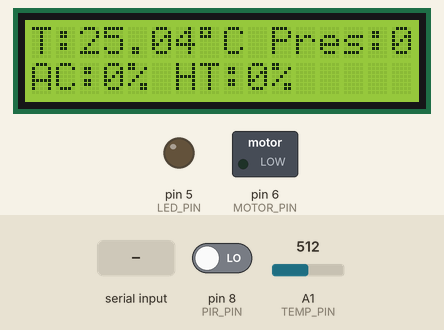
Simulated run of this sketch. Board: Arduino Uno, built with avr-gcc and run on an emulated ATmega328P. On the bench: 16×2 character LCD, switched loads named in the sketch (green lamp = pin HIGH), output pins drawn as LEDs (lit = HIGH). The inputs (shaded band) are chosen by the test bench; at power-on: A1 (TEMP_PIN) = 512, pin 8 (PIR_PIN) LOW. What the sketch prints to the serial monitor is not drawn.

Above: at 1.3 s.
1.4 s: A1 (TEMP_PIN) set to 565
11.6 s: A1 (TEMP_PIN) set to 584
At 20.5 s:
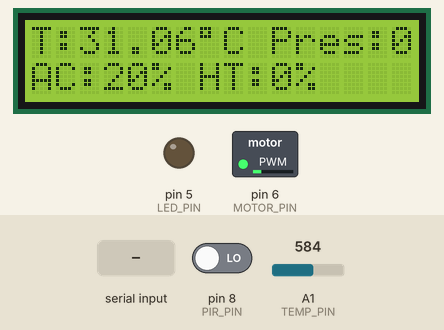
21.7 s: pin 8 (PIR_PIN) driven HIGH
At 31.4 s:
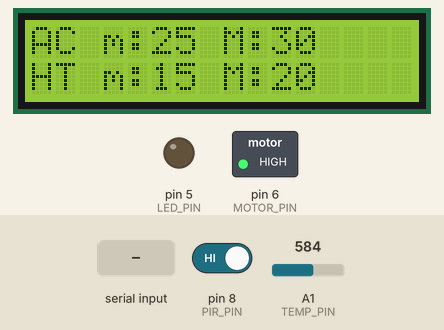
31.7 s: A1 (TEMP_PIN) set to 306
At 41.4 s:
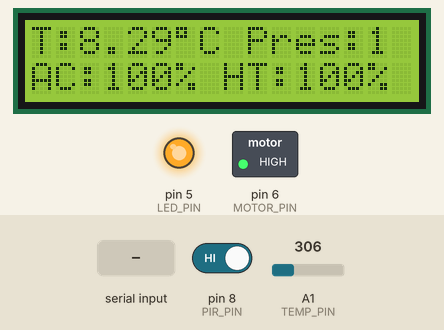
41.7 s: "H" received over Serial
51.8 s: "m90\n" received over Serial
At 62.5 s:
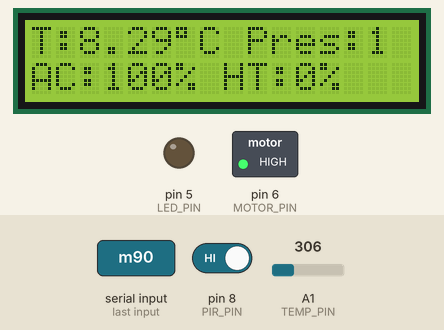
Timing chart, 0 to 64.0 s (numbered marks = the images above; inputs shaded):
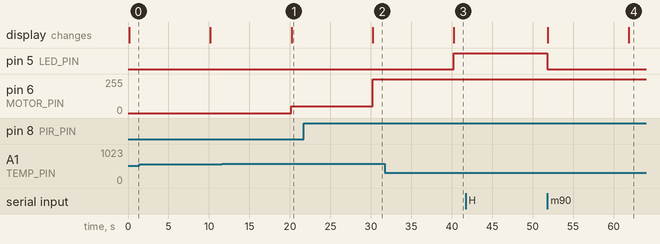

The sketch:

Lab2.ino
```cpp
//#include <TimerOne.h>
#include <LiquidCrystal_PCF8574.h>

//ASSEGNAZIONE DEI PIN AI SENSORI
const int MOTOR_PIN = 6;
const int LED_PIN = 5;
const int PIR_PIN = 8;
const int SOUND_PIN = 7;
const int TEMP_PIN = A1;
const int INT_LED_PIN = 13;

//VARIABILI GLOBALI
int f, h; //recuperano valori ottenuti dalle funzioni heat e fresh
LiquidCrystal_PCF8574 lcd(0x27);
bool someone = false; //variabile per dire se c'è qualcuno
int ts5=0; //timer per gestione schermo lcd
int ts6=0; //timer per gestione schermo lcd
bool personal = false; //sono stati scelti valori personalizzati?

//costanti set-point temperatura se è presente qualcuno
const int min_temp_th_def_somebody = 15;
const int max_temp_th_def_somebody = 20;
const int min_temp_ac_def_somebody = 25;
const int max_temp_ac_def_somebody = 30;

//costanti set-point temperatura se non è presente nessuno
const int min_temp_th_def_nobody = 10;
const int max_temp_th_def_nobody = 15;
const int min_temp_ac_def_nobody = 30;
const int max_temp_ac_def_nobody = 35;

//inizialmente setpoint assegnati a variabili con set-point non c'è nessuno
int min_temp_th = min_temp_th_def_nobody;
int max_temp_th = max_temp_th_def_nobody;
int min_temp_ac = min_temp_ac_def_nobody;
int max_temp_ac = max_temp_ac_def_nobody;

const long int B = 4275;    // datasheet sensore di temperatura
const long int R0 = 100000; // datasheet sensore di temperatura
int ts1 = millis(); // ultimo evento rilevato
int ts2 = millis(); // eventi multipli
int event_counter = 0; //conta eventi di suoni rilevati
long int timeout_pir = 1800*1e3; //30 minuti in ms (1800)
long int change_lcd = 5*1e3; //tempo per alternanza stampa lcd
long int n_sound_events = 50; //eventi di suono rilevati affinchè ci sia qualcuno
long int sound_interval = 600*1e3; //10 minuti (600)
long int timeout_sound = 3600*1e3; //60 minuti (3600)

void serialFlush() {
  while(Serial.available()) {
    Serial.read();
    delay(1);
  }
}

//FUNZIONE PER GESTIONE DI CONDIZIONAMENTO DELL'ARIA
//----------------------------------------------------------
int fresh(float temp) {
  float vel = map(temp, min_temp_ac, max_temp_ac, 0, 255);//rimappa il valore temp tra min_temp_ac e max... tra 0 e 255
  vel = constrain(vel, 0, 255);
//  Serial.print("Vel Fresh:"); Serial.print(vel); //debug
  analogWrite(MOTOR_PIN, int(vel));
  return vel;
}

//FUNZIONE PER GESTIONE DI CONDIZIONAMENTO DEL RISCALDAMENTO
//----------------------------------------------------------
int heat(float temp) {
  float th = map(temp, min_temp_th, max_temp_th, 255, 0);
  th = constrain(th, 0, 255);
//  Serial.print("th Fresh:"); Serial.print(th); //debug

  analogWrite(LED_PIN, int(th));
  return th;
}

float convert(float value) {
  float R = 1023.0/value-1.0;
  R = R0*R;
  float temperature = 1.0/(log(R/R0)/B+1/298.15)-273.15; //datasheet
  return temperature;
}

//FUNZIONE PER RILEVAMENTO DEL SUONO
//----------------------------------------------------------
void sound_detected() {
  if(event_counter == 0)
    ts1 = millis(); //50 eventi in 10 minuti
  event_counter++;
  ts2 = millis();
  // Serial.print("Event "); Serial.println(event_counter);
  if( (ts2 - ts1) <= sound_interval && event_counter >= 50)  {
    Serial.println("Sound Dedected");
    isSomeone(); //se ci sono c'è qualcuno
    event_counter = 0;

  }
  else if ((ts2 - ts1) > sound_interval)
    event_counter = 0; //se il timer supera i 10 minuti il counter torna a 0

}

//FUNZIONE PER RILEVAMENTO PRESENZA TRAMITE PIR
//----------------------------------------------------------
void movement_detected() {
  Serial.println("Movement Dedected");
  //Timer1.initialize(timeout_pir); //timer per il pir, chiama l'interrupt con isntSomeone
  //Timer1.attachInterrupt(isntSomeone);
  ts1 = millis();
  isSomeone();
}

//FUNZIONE AVVIATA SE PRESENTE QUALCUNO
//----------------------------------------------------------
void isSomeone() {
  //se c'è qualcuno e non sono stati scelti valori personalizzati, usiamo questi setpoint di temperatura
  someone = true;
  Serial.println("C'è qualcuno");

  //SE SI SONO SCELTI VALORI PERSONALIZZATI SI UTILIZZANO QUELLI
  //----------------------------------------------------------
  if(!personal) {
    min_temp_th = min_temp_th_def_somebody;
    max_temp_th = max_temp_th_def_somebody;
    min_temp_ac = min_temp_ac_def_somebody;
    max_temp_ac = max_temp_ac_def_somebody;
  }

}


//FUNZIONE AVVIATA SE NON E' PRESENTE NESSUNO
//----------------------------------------------------------
void isntSomeone() {
  //Se non c'è nessuno e non sono presenti valori personalizzati, usiamo questi setpoint di temperatura
  someone = false;
  Serial.println("Non c'è nessuno");

  if(!personal) {
    min_temp_th = min_temp_th_def_nobody;
    max_temp_th = max_temp_th_def_nobody;
    min_temp_ac = min_temp_ac_def_nobody;
    max_temp_ac = max_temp_ac_def_nobody;
  }

}


//FUNZIONE PER STAMPA SU LCD (INFO DI TEMPERATURA E AZIONAMENTO ATTUATORI)
//----------------------------------------------------------
void stampaLCD(float temp, int v, int ht)
{
  v=map(v,0,255,0,100);
  ht=map(ht,0,255,0,100);
  lcd.clear();
  lcd.setCursor(0, 0);
  lcd.print("T:"); lcd.print(temp); lcd.print((char)0xDF); lcd.print("C"); lcd.print(" Pres:"); lcd.print(someone);
  lcd.setCursor(0, 1);
  lcd.print("AC:"); lcd.print(v); lcd.print("% "); lcd.print("HT:"); lcd.print(ht); lcd.print("% ");
  delay(10*1e3);
}

//FUNZIONE PER STAMPA SU LCD (INFO SUI SET POINT DI TEMPERATURA)
//----------------------------------------------------------
void stampaLCDmM()
{
  lcd.clear();
  lcd.setCursor(0, 0);
  lcd.print("AC m:"); lcd.print(min_temp_ac); lcd.print(" M:"); lcd.print(max_temp_ac);
  lcd.setCursor(0, 1);
  lcd.print("HT m:"); lcd.print(min_temp_th); lcd.print(" M:"); lcd.print(max_temp_th);
  delay(10*1e3);
}


//FUNZIONE DI SETUP (INIZIALIZZAZIONE)
//----------------------------------------------------------
void setup() {
//INIZIALIZZAZIONE SCHEDA(PIN INTERNO 13 ACCEESSO -> SISTEMA OPERATIVO)
  Serial.begin(9600);
  while(!Serial);
  digitalWrite(INT_LED_PIN,LOW);
  Serial.println("Lab 2 Starting...");
  f=0;
  h=0;

//INIZIALIZZAZIONE LCD
  lcd.begin(16, 2);
  lcd.setBacklight(255);
  lcd.home();
  lcd.clear();
  lcd.print("T: ");
  digitalWrite(INT_LED_PIN,HIGH);

  //INIZIALIZZAZIONE PIN
  Serial.println("\nPuoi modificare i set-point. Digita 'a' per AC o 'h' per HT. Per tornare ai valori di default digita 'r'.");
  pinMode(MOTOR_PIN, OUTPUT);
  pinMode(LED_PIN, OUTPUT);
  pinMode(PIR_PIN, INPUT);
  pinMode(TEMP_PIN, INPUT);

//GESTIONE INTERRUPT(USATO SOLO QUELLO DI SUONO RILEVATO)
  //attachInterrupt(digitalPinToInterrupt(PIR_PIN), movement_detected, CHANGE); //interrupt quando viene rilevata una persone
  attachInterrupt(digitalPinToInterrupt(SOUND_PIN), sound_detected, FALLING);
}

//FUNZIONE CICLICA IN CUI VENGONO GESTITE:
//RILEVAMENTO TEMPERATURA E GESTIONE HEAT E FRESH
//VERIFICA PRESENZA O ASSENZA PERSONA CICLICAMENTE
//GESTIONE SENSORE PIR SENZA INTERRUPT
//ALTERNANZA DELLE STAMPE SU SCHERMO LCD TRAMITE VARIABILI TEMPORALI
//PERSONALIZZAZIONE DEI SETPOINT DI TEMPERATURA TRAMITE SERIALE
//----------------------------------------------------------
void loop() {

  int ts3 = millis();
  if((ts3 - ts1) >= timeout_sound && (ts3- ts1) >= timeout_pir )
    isntSomeone();
    //timer di non rilevamento suono (60 minuti)

 //RILEVAMENTO TEMPERATURA E GESTIONE HEAT E FRESH
  float temp = convert(analogRead(TEMP_PIN));
  if(temp >= min_temp_ac) f=fresh(temp);
  else if(temp <= max_temp_th) h=heat(temp);
  else {
    digitalWrite(LED_PIN,LOW);
    digitalWrite(MOTOR_PIN,LOW);
  }

//ALTERNANZA DELLE STAMPE SU SCHERMO LCD TRAMITE VARIABILI TEMPORALI
  ts6=millis();
  if((ts6-ts5)<change_lcd)
    stampaLCD(temp, f, h);
   else{
    stampaLCDmM();
    ts5=millis();
   }


//GESTIONE SENSORE PIR SENZA INTERRUPT
  int pir=digitalRead(PIR_PIN);
  if(pir==1)
    movement_detected();

//PERSONALIZZAZIONE DEI SETPOINT DI TEMPERATURA TRAMITE SERIALE
  if(Serial.available()) {

    char command = Serial.read();

    if(command == 'a' || command == 'A') {
      Serial.println("Digita 'm' per il minimo o 'M' per il massimo.");
      while(!Serial.available());
      char choise = Serial.read();
      if(choise == 'm') {
        Serial.println("Digita il valore.");
        while(!Serial.available());
        int value = Serial.parseInt();
        min_temp_ac = value;
        Serial.print("Modificato AC min --> "); Serial.println(min_temp_ac);
        personal = true;
      }
      else if(choise == 'M') {
        Serial.println("Digita il valore.");
        while(!Serial.available());
        int value = Serial.parseInt();
        max_temp_ac = value;
        Serial.print("Modificato AC max --> "); Serial.println(max_temp_ac);
        personal = true;
      }
      else Serial.println("Comando non valido");
    }

    else if(command == 'h' || command == 'H') {
      Serial.println("Digita 'm' per il minimo o 'M' per il massimo.");
      while(!Serial.available());
      char choise = Serial.read();
      if(choise == 'm') {
        Serial.println("Digita il valore.");
        while(!Serial.available());
        int value = Serial.parseInt();
        min_temp_th = value;
        Serial.print("Modificato HT min --> "); Serial.println(min_temp_th);
        personal = true;
      }
      else if(choise == 'M') {
        Serial.println("Digita il valore.");
        while(!Serial.available());
        int value = Serial.parseInt();
        max_temp_th = value;
        Serial.print("Modificato HT max --> "); Serial.println(max_temp_th);
        personal = true;
      }
      else Serial.println("Comando non valido");
    }

    else if(command == 'r' || command == 'R') {
      personal = false;
    }

    else Serial.println("Comando non valido");

  }

}
```

Measured:
- the behaviour switches between 583 and 584 on A1 (TEMP_PIN) (found by bisection; images 0 and 1)
- after the input at 11.6 s, pin 6 (MOTOR_PIN): 0/255 → 51/255 after 8.6 s; the display: changes after 8.6 s (image 1)
- after the input at 21.7 s, pin 6 (MOTOR_PIN): 51/255 → 255/255 after 8.5 s; the display: changes after 8.5 s (image 2)
- after the input at 31.7 s, pin 5 (LED_PIN): LOW → HIGH after 8.5 s; the display: changes after 8.6 s (image 3)
- after the input at 41.7 s, every drawn part: stays the same
- after the input at 51.8 s, pin 5 (LED_PIN): HIGH → LOW at once; the display: first changes at once (image 4 shows a later state)
